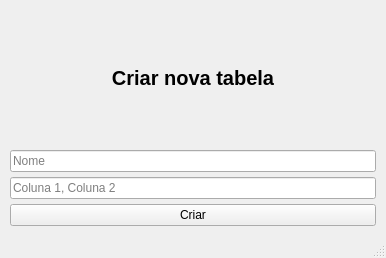
<?xml version="1.0" encoding="UTF-8"?>
<ui version="4.0">
 <class>CreateTableScreen</class>
 <widget class="QMainWindow" name="CreateTableScreen">
  <property name="geometry">
   <rect>
    <x>0</x>
    <y>0</y>
    <width>386</width>
    <height>258</height>
   </rect>
  </property>
  <property name="windowTitle">
   <string>Criar tabela</string>
  </property>
  <widget class="QWidget" name="centralwidget">
   <layout class="QVBoxLayout" name="verticalLayout">
    <property name="spacing">
     <number>5</number>
    </property>
    <property name="leftMargin">
     <number>10</number>
    </property>
    <property name="topMargin">
     <number>10</number>
    </property>
    <property name="rightMargin">
     <number>10</number>
    </property>
    <property name="bottomMargin">
     <number>10</number>
    </property>
    <item>
     <widget class="QLabel" name="label_2">
      <property name="sizePolicy">
       <sizepolicy hsizetype="Preferred" vsizetype="Preferred">
        <horstretch>0</horstretch>
        <verstretch>0</verstretch>
       </sizepolicy>
      </property>
      <property name="font">
       <font>
        <pointsize>15</pointsize>
        <weight>75</weight>
        <bold>true</bold>
       </font>
      </property>
      <property name="text">
       <string>Criar nova tabela</string>
      </property>
      <property name="alignment">
       <set>Qt::AlignCenter</set>
      </property>
     </widget>
    </item>
    <item>
     <widget class="QLineEdit" name="table_name_input">
      <property name="placeholderText">
       <string>Nome</string>
      </property>
     </widget>
    </item>
    <item>
     <widget class="QLineEdit" name="table_columns_input">
      <property name="text">
       <string/>
      </property>
      <property name="placeholderText">
       <string>Coluna 1, Coluna 2</string>
      </property>
     </widget>
    </item>
    <item>
     <widget class="QPushButton" name="create_table_button">
      <property name="text">
       <string>Criar</string>
      </property>
     </widget>
    </item>
   </layout>
  </widget>
  <widget class="QStatusBar" name="statusbar"/>
 </widget>
 <resources/>
 <connections/>
</ui>
